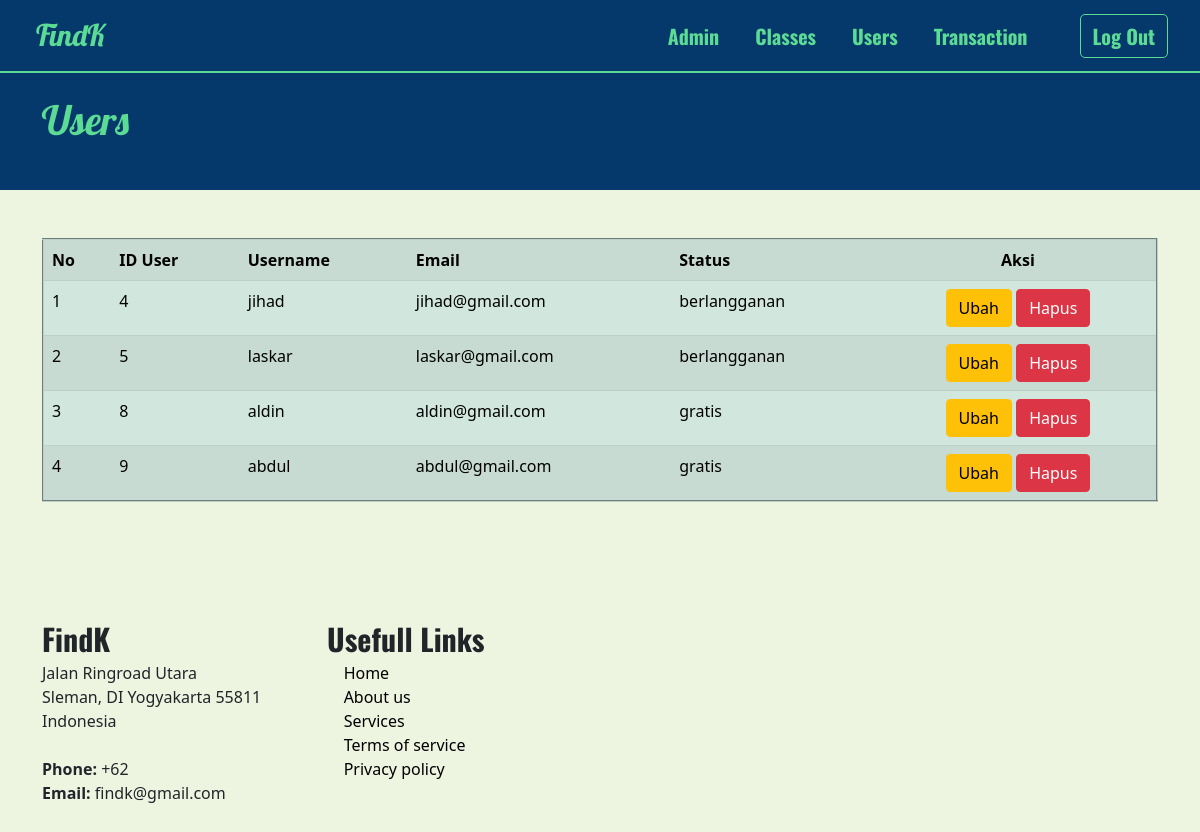
Page /admin/users.php (signed in) on the committed database.
### tables this page shows
CREATE TABLE `user` (
  `id_user` int(11) NOT NULL,
  `username` varchar(255) NOT NULL,
  `email` varchar(50) NOT NULL,
  `password` varchar(255) NOT NULL,
  `status` varchar(50) NOT NULL DEFAULT 'gratis'
);

### prosedur.php (called while the page is built, shortened)
<?php
$conn = mysqli_connect("localhost", "root", "", "findk");
function data($query){
    global $conn;
    $result = mysqli_query($conn, $query);
    $rows = [];
    while($row = mysqli_fetch_assoc($result)){
        $rows[] = $row;
    }
    return $rows;
}
?>

### admin/users.php (the view, shortened to what this page needs)
<?php
require '../prosedur.php';
$users = data("SELECT * FROM user");
?>
<!doctype html>
<html lang="en">
<head>
    <link href="https://cdn.jsdelivr.net/npm/bootstrap@5.0.2/dist/css/bootstrap.min.css" rel="stylesheet">
    <link rel="stylesheet" href="../style/style.css">
    <link rel="stylesheet" href="../Bahan/icofont/icofont.min.css">
</head>
<body class="bodyhome">
    <section class="home">
        <nav class="navbar navbar-expand-lg fixed-top">
            <div class="container-fluid">
                <a class="navbar-brand ms-4" href="#">FindK</a>
                <div class="collapse navbar-collapse" id="navbarNav">
                    <div class="navbar-nav ms-auto">
                        <a class="nav-link" aria-current="page" href="index.php">Admin</a>
                        <a class="nav-link" href="mapel.php">Classes</a>
                        <a class="nav-link" href="users.php">Users</a>
                        <a class="nav-link" href="transaksi.php">Transaction</a>
                    </div>
                    <div class="navbar-nav">
                        <a class="ms-4 btn btn-outline-dark border-pink" href="logout.php">Log Out</a>
                    </div>
                </div>
            </div>
        </nav>
    </section>
    <section class="muka">
        <div class="container">
            <div class="row">
                <div class="judul col-sm-12">
                    Users
                </div>
            </div>
    </section>
    <section class="mapel mt-5">
        <div class="container">
            <div class="row mt-5">
                <div class="col-sm-12">
                    <table class="table table-success table-striped" border="2" cellpadding="30" cellspacing="0">
                        <tr>
                            <th>No</th>
                            <th>ID User</th>
                            <th>Username</th>
                            <th>Email</th>
                            <th>Status</th>
                            <th class="text-center">Aksi</th>
                        </tr>
                        <?php $i=1; ?>
                        <?php foreach($users as $user) { ?>
                        <tr>
                            <td><?php echo $i; ?></td>
                            <td><?php echo $user['id_user']; ?></td>
                            <td><?php echo $user['username'] ?></td>
                            <td><?php echo $user['email'] ?></td>
                            <td><?php echo $user['status'] ?></td>
                            <td class="text-center">
                                <a href="edit_user.php?id_user= <?php echo $user['id_user']; ?>" class="btn btn-warning mr-2">Ubah</a>
                                <a href="hapus_user.php?id_user= <?php echo $user['id_user']; ?>" class="btn btn-danger"
                                onclick="return confirm('Apakah anda yakin menghapus data tersebut?')" >Hapus</a>
                            </td>
                        </tr>
                        <?php $i++; ?>
                        <?php } ?>
                    </table>
                </div>
            </div>
        </div>
    </section>
    <footer class="footer mt-5 mb-5">
        <div  class="container">
            <div class="row">
                <div class="col-lg-3 col-md-6 footer-contact">
                    <div class="footer_f">FindK</div>
                    <p>
                    Jalan Ringroad Utara <br>
                    Sleman, DI Yogyakarta 55811<br>
                    Indonesia <br><br>
                    <strong>Phone:</strong> +62<br>
                    <strong>Email:</strong> findk@gmail.com<br>
                    </p>
                </div>
                <div class="col-lg-2 col-md-6 footer-links">
                    <div class="footer_f">Usefull Links</div>
                    <i class="icofont-rounded-right"></i> <a href="#">Home</a> <br>
                    <i class="icofont-rounded-right"></i> <a href="#">About us</a> <br>
                    <i class="icofont-rounded-right"></i> <a href="#">Services</a> <br>
                    <i class="icofont-rounded-right"></i> <a href="#">Terms of service</a><br>
                    <i class="icofont-rounded-right"></i> <a href="#">Privacy policy</a>
                </div>
            </div>
        </div>
    </footer>
</body>
</html>

### style/style.css (style rules this page uses)
html { scroll-behavior: smooth; }
.judul { font-family: 'Lobster', cursive; font-size: 40px; }
a { color: black; text-decoration: none; }
.home { background-size: cover; height: auto; min-height: 70px; overflow: visible; padding: 0px; }
.bodyhome { background-color: #EDF5E1; height: auto; min-height: auto; margin: 0px; padding: 0px; }
.navbar { background-color: #05386B; border-bottom: 2px solid #5CDB95; }
.navbar-brand { font-family: 'Lobster', cursive; color: #5CDB95; font-size: 30px; }
.navbar-nav >a { font-family: 'Oswald', sans-serif; color: #5CDB95; border-color: #5CDB95; font-size: 20px; border-radius: 5px; font-weight: bolder; margin-right: 20px; }
.muka { background-color: #05386B; color: #5CDB95; padding-top: 20px; padding-bottom: 40px; }
footer { padding-top: 50px; }
.footer_f { font-family: 'Oswald', sans-serif; font-size: 30px; font-weight: bold; }

### rows in the picture
user: id_user "4", username "jihad", email "jihad@gmail.com", status "berlangganan"
user: id_user "5", username "laskar", email "laskar@gmail.com", status "berlangganan"
user: id_user "8", username "aldin", email "aldin@gmail.com", status "gratis"
user: id_user "9", username "abdul", email "abdul@gmail.com", status "gratis"
